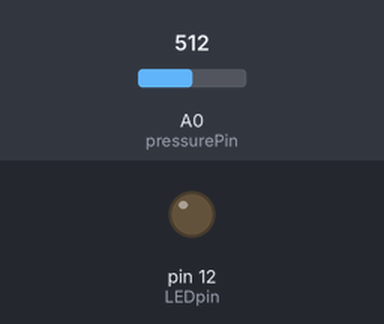
A sketch run on a simulated Arduino Uno, built with avr-gcc and run on an emulated ATmega328P. Parts: output pins drawn as LEDs (lit = HIGH). Inputs (shaded band) come from the test bench; at power-on: A0 (pressurePin) = 512. What the sketch prints to the serial monitor is not drawn.

Above: at 0.1 s.
At 0.6 s:
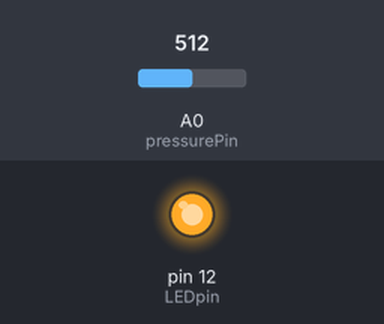
Timing chart, 0 to 2.1 s (numbered marks = the images above):
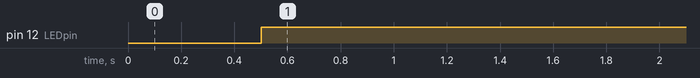

Measured:
- by itself, pin 12 (LEDpin): LOW → HIGH at 0.50 s

The sketch:

Weight.ino
```cpp
int pressurePin = A0;
float force,volt;
int LEDpin = 12;
void setup() {
Serial.begin(9600);
pinMode(LEDpin, OUTPUT);
}
void loop() {
  force = analogRead(pressurePin);
  Serial.print(force);
  Serial.print(" ");
  volt = force/1023;
  Serial.println(volt*5);
  delay(500);
if(force > 300)
{
  digitalWrite(LEDpin, HIGH);
}
else
{
  digitalWrite(LEDpin, LOW);
}
delay(100);
}
```
